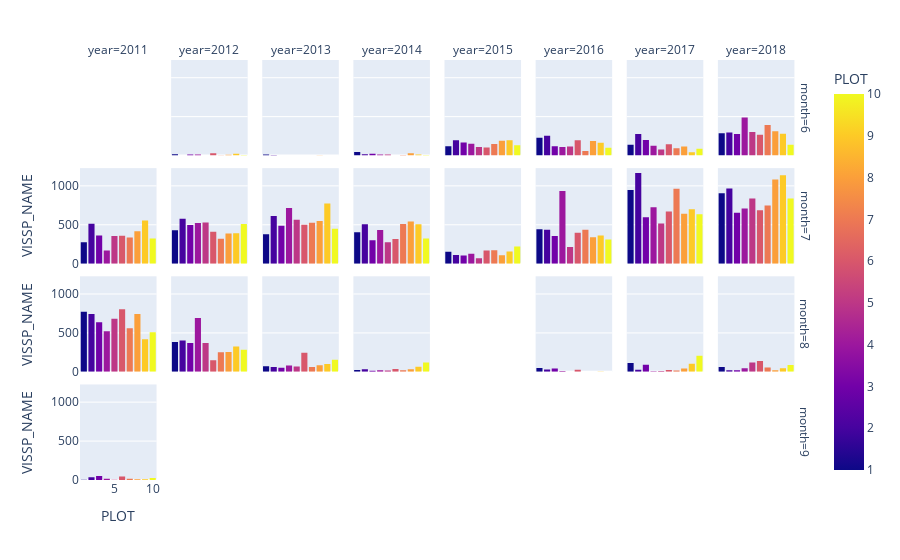

Notebook cell for this chart:
### Code cell
#result['PLOT'] = result['PLOT'].astype(str)

fig = px.bar(result, x="PLOT", y="VISSP_NAME",  barmode="group",color='PLOT',
             facet_row="month", facet_col="year",
             category_orders={"month": [6,7,8,9]}
            )
fig.update_traces(marker_line_width=.00000001)
fig.show()

### Figure 1 — Plotly figure (JSON) as saved in the notebook; plotly's stock layout.template omitted (floating-point values rounded to 4 significant figures)
{"data": [{"alignmentgroup": "True", "hovertemplate": "month=6<br>year=2012<br>PLOT=%{marker.color}<br>VISSP_NAME=%{y}<extra></extra>", "legendgroup": "", "marker": {"color": [1, 2, 3, 4, 5, 6, 7, 8, 9, 10], "coloraxis": "coloraxis", "line": {"width": 1e-08}}, "name": "", "offsetgroup": "", "orientation": "v", "showlegend": false, "textposition": "auto", "type": "bar", "x": [1, 2, 3, 4, 5, 6, 7, 8, 9, 10], "xaxis": "x26", "y": [16, 2, 13, 12, 1, 28, 4, 9, 24, 7], "yaxis": "y26"}, {"alignmentgroup": "True", "hovertemplate": "month=6<br>year=2013<br>PLOT=%{marker.color}<br>VISSP_NAME=%{y}<extra></extra>", "legendgroup": "", "marker": {"color": [1, 2, 3, 4, 6, 7, 8, 9, 10], "coloraxis": "coloraxis", "line": {"width": 1e-08}}, "name": "", "offsetgroup": "", "orientation": "v", "showlegend": false, "textposition": "auto", "type": "bar", "x": [1, 2, 3, 4, 6, 7, 8, 9, 10], "xaxis": "x27", "y": [12, 6, 2, 2, 1, 2, 3, 1, 1], "yaxis": "y27"}, {"alignmentgroup": "True", "hovertemplate": "month=6<br>year=2014<br>PLOT=%{marker.color}<br>VISSP_NAME=%{y}<extra></extra>", "legendgroup": "", "marker": {"color": [1, 2, 3, 4, 5, 6, 7, 8, 9, 10], "coloraxis": "coloraxis", "line": {"width": 1e-08}}, "name": "", "offsetgroup": "", "orientation": "v", "showlegend": false, "textposition": "auto", "type": "bar", "x": [1, 2, 3, 4, 5, 6, 7, 8, 9, 10], "xaxis": "x28", "y": [46, 16, 23, 13, 13, 0, 6, 30, 14, 8], "yaxis": "y28"}, {"alignmentgroup": "True", "hovertemplate": "month=6<br>year=2015<br>PLOT=%{marker.color}<br>VISSP_NAME=%{y}<extra></extra>", "legendgroup": "", "marker": {"color": [1, 2, 3, 4, 5, 6, 7, 8, 9, 10], "coloraxis": "coloraxis", "line": {"width": 1e-08}}, "name": "", "offsetgroup": "", "orientation": "v", "showlegend": false, "textposition": "auto", "type": "bar", "x": [1, 2, 3, 4, 5, 6, 7, 8, 9, 10], "xaxis": "x29", "y": [120, 198, 168, 153, 111, 102, 147, 191, 196, 132], "yaxis": "y29"}, {"alignmentgroup": "True", "hovertemplate": "month=6<br>year=2016<br>PLOT=%{marker.color}<br>VISSP_NAME=%{y}<extra></extra>", "legendgroup": "", "marker": {"color": [1, 2, 3, 4, 5, 6, 7, 8, 9, 10], "coloraxis": "coloraxis", "line": {"width": 1e-08}}, "name": "", "offsetgroup": "", "orientation": "v", "showlegend": false, "textposition": "auto", "type": "bar", "x": [1, 2, 3, 4, 5, 6, 7, 8, 9, 10], "xaxis": "x30", "y": [228, 255, 118, 111, 117, 195, 57, 186, 166, 100], "yaxis": "y30"}, {"alignmentgroup": "True", "hovertemplate": "month=6<br>year=2017<br>PLOT=%{marker.color}<br>VISSP_NAME=%{y}<extra></extra>", "legendgroup": "", "marker": {"color": [1, 2, 3, 4, 5, 6, 7, 8, 9, 10], "coloraxis": "coloraxis", "line": {"width": 1e-08}}, "name": "", "offsetgroup": "", "orientation": "v", "showlegend": false, "textposition": "auto", "type": "bar", "x": [1, 2, 3, 4, 5, 6, 7, 8, 9, 10], "xaxis": "x31", "y": [138, 277, 201, 126, 77, 146, 95, 115, 41, 87], "yaxis": "y31"}, {"alignmentgroup": "True", "hovertemplate": "month=6<br>year=2018<br>PLOT=%{marker.color}<br>VISSP_NAME=%{y}<extra></extra>", "legendgroup": "", "marker": {"color": [1, 2, 3, 4, 5, 6, 7, 8, 9, 10], "coloraxis": "coloraxis", "line": {"width": 1e-08}}, "name": "", "offsetgroup": "", "orientation": "v", "showlegend": false, "textposition": "auto", "type": "bar", "x": [1, 2, 3, 4, 5, 6, 7, 8, 9, 10], "xaxis": "x32", "y": [287, 295, 277, 489, 301, 266, 391, 311, 280, 139], "yaxis": "y32"}, {"alignmentgroup": "True", "hovertemplate": "month=7<br>year=2011<br>PLOT=%{marker.color}<br>VISSP_NAME=%{y}<extra></extra>", "legendgroup": "", "marker": {"color": [1, 2, 3, 4, 5, 6, 7, 8, 9, 10], "coloraxis": "coloraxis", "line": {"width": 1e-08}}, "name": "", "offsetgroup": "", "orientation": "v", "showlegend": false, "textposition": "auto", "type": "bar", "x": [1, 2, 3, 4, 5, 6, 7, 8, 9, 10], "xaxis": "x17", "y": [277, 512, 362, 171, 357, 358, 336, 418, 556, 323], "yaxis": "y17"}, {"alignmentgroup": "True", "hovertemplate": "month=7<br>year=2012<br>PLOT=%{marker.color}<br>VISSP_NAME=%{y}<extra></extra>", "legendgroup": "", "marker": {"color": [1, 2, 3, 4, 5, 6, 7, 8, 9, 10], "coloraxis": "coloraxis", "line": {"width": 1e-08}}, "name": "", "offsetgroup": "", "orientation": "v", "showlegend": false, "textposition": "auto", "type": "bar", "x": [1, 2, 3, 4, 5, 6, 7, 8, 9, 10], "xaxis": "x18", "y": [430, 579, 498, 523, 529, 409, 321, 389, 390, 510], "yaxis": "y18"}, {"alignmentgroup": "True", "hovertemplate": "month=7<br>year=2013<br>PLOT=%{marker.color}<br>VISSP_NAME=%{y}<extra></extra>", "legendgroup": "", "marker": {"color": [1, 2, 3, 4, 5, 6, 7, 8, 9, 10], "coloraxis": "coloraxis", "line": {"width": 1e-08}}, "name": "", "offsetgroup": "", "orientation": "v", "showlegend": false, "textposition": "auto", "type": "bar", "x": [1, 2, 3, 4, 5, 6, 7, 8, 9, 10], "xaxis": "x19", "y": [379, 612, 487, 715, 563, 500, 526, 548, 772, 448], "yaxis": "y19"}, {"alignmentgroup": "True", "hovertemplate": "month=7<br>year=2014<br>PLOT=%{marker.color}<br>VISSP_NAME=%{y}<extra></extra>", "legendgroup": "", "marker": {"color": [1, 2, 3, 4, 5, 6, 7, 8, 9, 10], "coloraxis": "coloraxis", "line": {"width": 1e-08}}, "name": "", "offsetgroup": "", "orientation": "v", "showlegend": false, "textposition": "auto", "type": "bar", "x": [1, 2, 3, 4, 5, 6, 7, 8, 9, 10], "xaxis": "x20", "y": [404, 508, 301, 433, 277, 316, 510, 541, 506, 325], "yaxis": "y20"}, {"alignmentgroup": "True", "hovertemplate": "month=7<br>year=2015<br>PLOT=%{marker.color}<br>VISSP_NAME=%{y}<extra></extra>", "legendgroup": "", "marker": {"color": [1, 2, 3, 4, 5, 6, 7, 8, 9, 10], "coloraxis": "coloraxis", "line": {"width": 1e-08}}, "name": "", "offsetgroup": "", "orientation": "v", "showlegend": false, "textposition": "auto", "type": "bar", "x": [1, 2, 3, 4, 5, 6, 7, 8, 9, 10], "xaxis": "x21", "y": [152, 112, 106, 127, 70, 170, 172, 108, 157, 220], "yaxis": "y21"}, {"alignmentgroup": "True", "hovertemplate": "month=7<br>year=2016<br>PLOT=%{marker.color}<br>VISSP_NAME=%{y}<extra></extra>", "legendgroup": "", "marker": {"color": [1, 2, 3, 4, 5, 6, 7, 8, 9, 10], "coloraxis": "coloraxis", "line": {"width": 1e-08}}, "name": "", "offsetgroup": "", "orientation": "v", "showlegend": false, "textposition": "auto", "type": "bar", "x": [1, 2, 3, 4, 5, 6, 7, 8, 9, 10], "xaxis": "x22", "y": [443, 437, 356, 935, 216, 399, 436, 339, 362, 310], "yaxis": "y22"}, {"alignmentgroup": "True", "hovertemplate": "month=7<br>year=2017<br>PLOT=%{marker.color}<br>VISSP_NAME=%{y}<extra></extra>", "legendgroup": "", "marker": {"color": [1, 2, 3, 4, 5, 6, 7, 8, 9, 10], "coloraxis": "coloraxis", "line": {"width": 1e-08}}, "name": "", "offsetgroup": "", "orientation": "v", "showlegend": false, "textposition": "auto", "type": "bar", "x": [1, 2, 3, 4, 5, 6, 7, 8, 9, 10], "xaxis": "x23", "y": [947, 1166, 597, 726, 516, 672, 964, 641, 699, 634], "yaxis": "y23"}, {"alignmentgroup": "True", "hovertemplate": "month=7<br>year=2018<br>PLOT=%{marker.color}<br>VISSP_NAME=%{y}<extra></extra>", "legendgroup": "", "marker": {"color": [1, 2, 3, 4, 5, 6, 7, 8, 9, 10], "coloraxis": "coloraxis", "line": {"width": 1e-08}}, "name": "", "offsetgroup": "", "orientation": "v", "showlegend": false, "textposition": "auto", "type": "bar", "x": [1, 2, 3, 4, 5, 6, 7, 8, 9, 10], "xaxis": "x24", "y": [904, 967, 653, 710, 839, 686, 748, 1082, 1135, 837], "yaxis": "y24"}, {"alignmentgroup": "True", "hovertemplate": "month=8<br>year=2011<br>PLOT=%{marker.color}<br>VISSP_NAME=%{y}<extra></extra>", "legendgroup": "", "marker": {"color": [1, 2, 3, 4, 5, 6, 7, 8, 9, 10], "coloraxis": "coloraxis", "line": {"width": 1e-08}}, "name": "", "offsetgroup": "", "orientation": "v", "showlegend": false, "textposition": "auto", "type": "bar", "x": [1, 2, 3, 4, 5, 6, 7, 8, 9, 10], "xaxis": "x9", "y": [773, 742, 637, 523, 681, 803, 561, 744, 418, 510], "yaxis": "y9"}, {"alignmentgroup": "True", "hovertemplate": "month=8<br>year=2012<br>PLOT=%{marker.color}<br>VISSP_NAME=%{y}<extra></extra>", "legendgroup": "", "marker": {"color": [1, 2, 3, 4, 5, 6, 7, 8, 9, 10], "coloraxis": "coloraxis", "line": {"width": 1e-08}}, "name": "", "offsetgroup": "", "orientation": "v", "showlegend": false, "textposition": "auto", "type": "bar", "x": [1, 2, 3, 4, 5, 6, 7, 8, 9, 10], "xaxis": "x10", "y": [384, 404, 370, 693, 371, 150, 253, 255, 327, 284], "yaxis": "y10"}, {"alignmentgroup": "True", "hovertemplate": "month=8<br>year=2013<br>PLOT=%{marker.color}<br>VISSP_NAME=%{y}<extra></extra>", "legendgroup": "", "marker": {"color": [1, 2, 3, 4, 5, 6, 7, 8, 9, 10], "coloraxis": "coloraxis", "line": {"width": 1e-08}}, "name": "", "offsetgroup": "", "orientation": "v", "showlegend": false, "textposition": "auto", "type": "bar", "x": [1, 2, 3, 4, 5, 6, 7, 8, 9, 10], "xaxis": "x11", "y": [73, 63, 53, 80, 68, 245, 62, 84, 101, 156], "yaxis": "y11"}, {"alignmentgroup": "True", "hovertemplate": "month=8<br>year=2014<br>PLOT=%{marker.color}<br>VISSP_NAME=%{y}<extra></extra>", "legendgroup": "", "marker": {"color": [1, 2, 3, 4, 5, 6, 7, 8, 9, 10], "coloraxis": "coloraxis", "line": {"width": 1e-08}}, "name": "", "offsetgroup": "", "orientation": "v", "showlegend": false, "textposition": "auto", "type": "bar", "x": [1, 2, 3, 4, 5, 6, 7, 8, 9, 10], "xaxis": "x12", "y": [24, 32, 14, 22, 17, 37, 19, 34, 65, 119], "yaxis": "y12"}, {"alignmentgroup": "True", "hovertemplate": "month=8<br>year=2016<br>PLOT=%{marker.color}<br>VISSP_NAME=%{y}<extra></extra>", "legendgroup": "", "marker": {"color": [1, 2, 3, 4, 5, 6, 7, 8, 9, 10], "coloraxis": "coloraxis", "line": {"width": 1e-08}}, "name": "", "offsetgroup": "", "orientation": "v", "showlegend": false, "textposition": "auto", "type": "bar", "x": [1, 2, 3, 4, 5, 6, 7, 8, 9, 10], "xaxis": "x14", "y": [48, 29, 43, 11, 2, 26, 1, 2, 5, 2], "yaxis": "y14"}, {"alignmentgroup": "True", "hovertemplate": "month=8<br>year=2017<br>PLOT=%{marker.color}<br>VISSP_NAME=%{y}<extra></extra>", "legendgroup": "", "marker": {"color": [1, 2, 3, 4, 5, 6, 7, 8, 9, 10], "coloraxis": "coloraxis", "line": {"width": 1e-08}}, "name": "", "offsetgroup": "", "orientation": "v", "showlegend": false, "textposition": "auto", "type": "bar", "x": [1, 2, 3, 4, 5, 6, 7, 8, 9, 10], "xaxis": "x15", "y": [113, 27, 90, 9, 11, 24, 16, 43, 103, 206], "yaxis": "y15"}, {"alignmentgroup": "True", "hovertemplate": "month=8<br>year=2018<br>PLOT=%{marker.color}<br>VISSP_NAME=%{y}<extra></extra>", "legendgroup": "", "marker": {"color": [1, 2, 3, 4, 5, 6, 7, 8, 9, 10], "coloraxis": "coloraxis", "line": {"width": 1e-08}}, "name": "", "offsetgroup": "", "orientation": "v", "showlegend": false, "textposition": "auto", "type": "bar", "x": [1, 2, 3, 4, 5, 6, 7, 8, 9, 10], "xaxis": "x16", "y": [62, 22, 20, 45, 121, 140, 56, 21, 47, 88], "yaxis": "y16"}, {"alignmentgroup": "True", "hovertemplate": "month=9<br>year=2011<br>PLOT=%{marker.color}<br>VISSP_NAME=%{y}<extra></extra>", "legendgroup": "", "marker": {"color": [1, 2, 3, 4, 5, 6, 7, 8, 9, 10], "coloraxis": "coloraxis", "line": {"width": 1e-08}}, "name": "", "offsetgroup": "", "orientation": "v", "showlegend": false, "textposition": "auto", "type": "bar", "x": [1, 2, 3, 4, 5, 6, 7, 8, 9, 10], "xaxis": "x", "y": [3, 34, 51, 16, 4, 45, 17, 9, 9, 25], "yaxis": "y"}], "layout": {"annotations": [{"font": {}, "showarrow": false, "text": "year=2011", "x": 0.0525, "xanchor": "center", "xref": "paper", "y": 1, "yanchor": "bottom", "yref": "paper"}, {"font": {}, "showarrow": false, "text": "year=2012", "x": 0.1775, "xanchor": "center", "xref": "paper", "y": 1, "yanchor": "bottom", "yref": "paper"}, {"font": {}, "showarrow": false, "text": "year=2013", "x": 0.3025, "xanchor": "center", "xref": "paper", "y": 1, "yanchor": "bottom", "yref": "paper"}, {"font": {}, "showarrow": false, "text": "year=2014", "x": 0.4275, "xanchor": "center", "xref": "paper", "y": 1, "yanchor": "bottom", "yref": "paper"}, {"font": {}, "showarrow": false, "text": "year=2015", "x": 0.5525, "xanchor": "center", "xref": "paper", "y": 1, "yanchor": "bottom", "yref": "paper"}, {"font": {}, "showarrow": false, "text": "year=2016", "x": 0.6775, "xanchor": "center", "xref": "paper", "y": 1, "yanchor": "bottom", "yref": "paper"}, {"font": {}, "showarrow": false, "text": "year=2017", "x": 0.8025, "xanchor": "center", "xref": "paper", "y": 1, "yanchor": "bottom", "yref": "paper"}, {"font": {}, "showarrow": false, "text": "year=2018", "x": 0.9275, "xanchor": "center", "xref": "paper", "y": 1, "yanchor": "bottom", "yref": "paper"}, {"font": {}, "showarrow": false, "text": "month=9", "textangle": 90, "x": 0.98, "xanchor": "left", "xref": "paper", "y": 0.1138, "yanchor": "middle", "yref": "paper"}, {"font": {}, "showarrow": false, "text": "month=8", "textangle": 90, "x": 0.98, "xanchor": "left", "xref": "paper", "y": 0.3712, "yanchor": "middle", "yref": "paper"}, {"font": {}, "showarrow": false, "text": "month=7", "textangle": 90, "x": 0.98, "xanchor": "left", "xref": "paper", "y": 0.6288, "yanchor": "middle", "yref": "paper"}, {"font": {}, "showarrow": false, "text": "month=6", "textangle": 90, "x": 0.98, "xanchor": "left", "xref": "paper", "y": 0.8862, "yanchor": "middle", "yref": "paper"}], "barmode": "group", "coloraxis": {"colorbar": {"title": {"text": "PLOT"}}, "colorscale": [[0, "#0d0887"], [0.1111, "#46039f"], [0.2222, "#7201a8"], [0.3333, "#9c179e"], [0.4444, "#bd3786"], [0.5556, "#d8576b"], [0.6667, "#ed7953"], [0.7778, "#fb9f3a"], [0.8889, "#fdca26"], [1, "#f0f921"]]}, "legend": {"tracegroupgap": 0}, "margin": {"t": 60}, "xaxis": {"anchor": "y", "domain": [0, 0.105], "title": {"text": "PLOT"}}, "xaxis10": {"anchor": "y10", "domain": [0.125, 0.23], "matches": "x", "showticklabels": false}, "xaxis11": {"anchor": "y11", "domain": [0.25, 0.355], "matches": "x", "showticklabels": false}, "xaxis12": {"anchor": "y12", "domain": [0.375, 0.48], "matches": "x", "showticklabels": false}, "xaxis13": {"anchor": "y13", "domain": [0.5, 0.605], "matches": "x", "showticklabels": false}, "xaxis14": {"anchor": "y14", "domain": [0.625, 0.73], "matches": "x", "showticklabels": false}, "xaxis15": {"anchor": "y15", "domain": [0.75, 0.855], "matches": "x", "showticklabels": false}, "xaxis16": {"anchor": "y16", "domain": [0.875, 0.98], "matches": "x", "showticklabels": false}, "xaxis17": {"anchor": "y17", "domain": [0, 0.105], "matches": "x", "showticklabels": false}, "xaxis18": {"anchor": "y18", "domain": [0.125, 0.23], "matches": "x", "showticklabels": false}, "xaxis19": {"anchor": "y19", "domain": [0.25, 0.355], "matches": "x", "showticklabels": false}, "xaxis2": {"anchor": "y2", "domain": [0.125, 0.23], "matches": "x", "title": {"text": "PLOT"}}, "xaxis20": {"anchor": "y20", "domain": [0.375, 0.48], "matches": "x", "showticklabels": false}, "xaxis21": {"anchor": "y21", "domain": [0.5, 0.605], "matches": "x", "showticklabels": false}, "xaxis22": {"anchor": "y22", "domain": [0.625, 0.73], "matches": "x", "showticklabels": false}, "xaxis23": {"anchor": "y23", "domain": [0.75, 0.855], "matches": "x", "showticklabels": false}, "xaxis24": {"anchor": "y24", "domain": [0.875, 0.98], "matches": "x", "showticklabels": false}, "xaxis25": {"anchor": "y25", "domain": [0, 0.105], "matches": "x", "showticklabels": false}, "xaxis26": {"anchor": "y26", "domain": [0.125, 0.23], "matches": "x", "showticklabels": false}, "xaxis27": {"anchor": "y27", "domain": [0.25, 0.355], "matches": "x", "showticklabels": false}, "xaxis28": {"anchor": "y28", "domain": [0.375, 0.48], "matches": "x", "showticklabels": false}, "xaxis29": {"anchor": "y29", "domain": [0.5, 0.605], "matches": "x", "showticklabels": false}, "xaxis3": {"anchor": "y3", "domain": [0.25, 0.355], "matches": "x", "title": {"text": "PLOT"}}, "xaxis30": {"anchor": "y30", "domain": [0.625, 0.73], "matches": "x", "showticklabels": false}, "xaxis31": {"anchor": "y31", "domain": [0.75, 0.855], "matches": "x", "showticklabels": false}, "xaxis32": {"anchor": "y32", "domain": [0.875, 0.98], "matches": "x", "showticklabels": false}, "xaxis4": {"anchor": "y4", "domain": [0.375, 0.48], "matches": "x", "title": {"text": "PLOT"}}, "xaxis5": {"anchor": "y5", "domain": [0.5, 0.605], "matches": "x", "title": {"text": "PLOT"}}, "xaxis6": {"anchor": "y6", "domain": [0.625, 0.73], "matches": "x", "title": {"text": "PLOT"}}, "xaxis7": {"anchor": "y7", "domain": [0.75, 0.855], "matches": "x", "title": {"text": "PLOT"}}, "xaxis8": {"anchor": "y8", "domain": [0.875, 0.98], "matches": "x", "title": {"text": "PLOT"}}, "xaxis9": {"anchor": "y9", "domain": [0, 0.105], "matches": "x", "showticklabels": false}, "yaxis": {"anchor": "x", "domain": [0, 0.2275], "title": {"text": "VISSP_NAME"}}, "yaxis10": {"anchor": "x10", "domain": [0.2575, 0.485], "matches": "y", "showticklabels": false}, "yaxis11": {"anchor": "x11", "domain": [0.2575, 0.485], "matches": "y", "showticklabels": false}, "yaxis12": {"anchor": "x12", "domain": [0.2575, 0.485], "matches": "y", "showticklabels": false}, "yaxis13": {"anchor": "x13", "domain": [0.2575, 0.485], "matches": "y", "showticklabels": false}, "yaxis14": {"anchor": "x14", "domain": [0.2575, 0.485], "matches": "y", "showticklabels": false}, "yaxis15": {"anchor": "x15", "domain": [0.2575, 0.485], "matches": "y", "showticklabels": false}, "yaxis16": {"anchor": "x16", "domain": [0.2575, 0.485], "matches": "y", "showticklabels": false}, "yaxis17": {"anchor": "x17", "domain": [0.515, 0.7425], "matches": "y", "title": {"text": "VISSP_NAME"}}, "yaxis18": {"anchor": "x18", "domain": [0.515, 0.7425], "matches": "y", "showticklabels": false}, "yaxis19": {"anchor": "x19", "domain": [0.515, 0.7425], "matches": "y", "showticklabels": false}, "yaxis2": {"anchor": "x2", "domain": [0, 0.2275], "matches": "y", "showticklabels": false}, "yaxis20": {"anchor": "x20", "domain": [0.515, 0.7425], "matches": "y", "showticklabels": false}, "yaxis21": {"anchor": "x21", "domain": [0.515, 0.7425], "matches": "y", "showticklabels": false}, "yaxis22": {"anchor": "x22", "domain": [0.515, 0.7425], "matches": "y", "showticklabels": false}, "yaxis23": {"anchor": "x23", "domain": [0.515, 0.7425], "matches": "y", "showticklabels": false}, "yaxis24": {"anchor": "x24", "domain": [0.515, 0.7425], "matches": "y", "showticklabels": false}, "yaxis25": {"anchor": "x25", "domain": [0.7725, 1], "matches": "y", "title": {"text": "VISSP_NAME"}}, "yaxis26": {"anchor": "x26", "domain": [0.7725, 1], "matches": "y", "showticklabels": false}, "yaxis27": {"anchor": "x27", "domain": [0.7725, 1], "matches": "y", "showticklabels": false}, "yaxis28": {"anchor": "x28", "domain": [0.7725, 1], "matches": "y", "showticklabels": false}, "yaxis29": {"anchor": "x29", "domain": [0.7725, 1], "matches": "y", "showticklabels": false}, "yaxis3": {"anchor": "x3", "domain": [0, 0.2275], "matches": "y", "showticklabels": false}, "yaxis30": {"anchor": "x30", "domain": [0.7725, 1], "matches": "y", "showticklabels": false}, "yaxis31": {"anchor": "x31", "domain": [0.7725, 1], "matches": "y", "showticklabels": false}, "yaxis32": {"anchor": "x32", "domain": [0.7725, 1], "matches": "y", "showticklabels": false}, "yaxis4": {"anchor": "x4", "domain": [0, 0.2275], "matches": "y", "showticklabels": false}, "yaxis5": {"anchor": "x5", "domain": [0, 0.2275], "matches": "y", "showticklabels": false}, "yaxis6": {"anchor": "x6", "domain": [0, 0.2275], "matches": "y", "showticklabels": false}, "yaxis7": {"anchor": "x7", "domain": [0, 0.2275], "matches": "y", "showticklabels": false}, "yaxis8": {"anchor": "x8", "domain": [0, 0.2275], "matches": "y", "showticklabels": false}, "yaxis9": {"anchor": "x9", "domain": [0.2575, 0.485], "matches": "y", "title": {"text": "VISSP_NAME"}}}}
